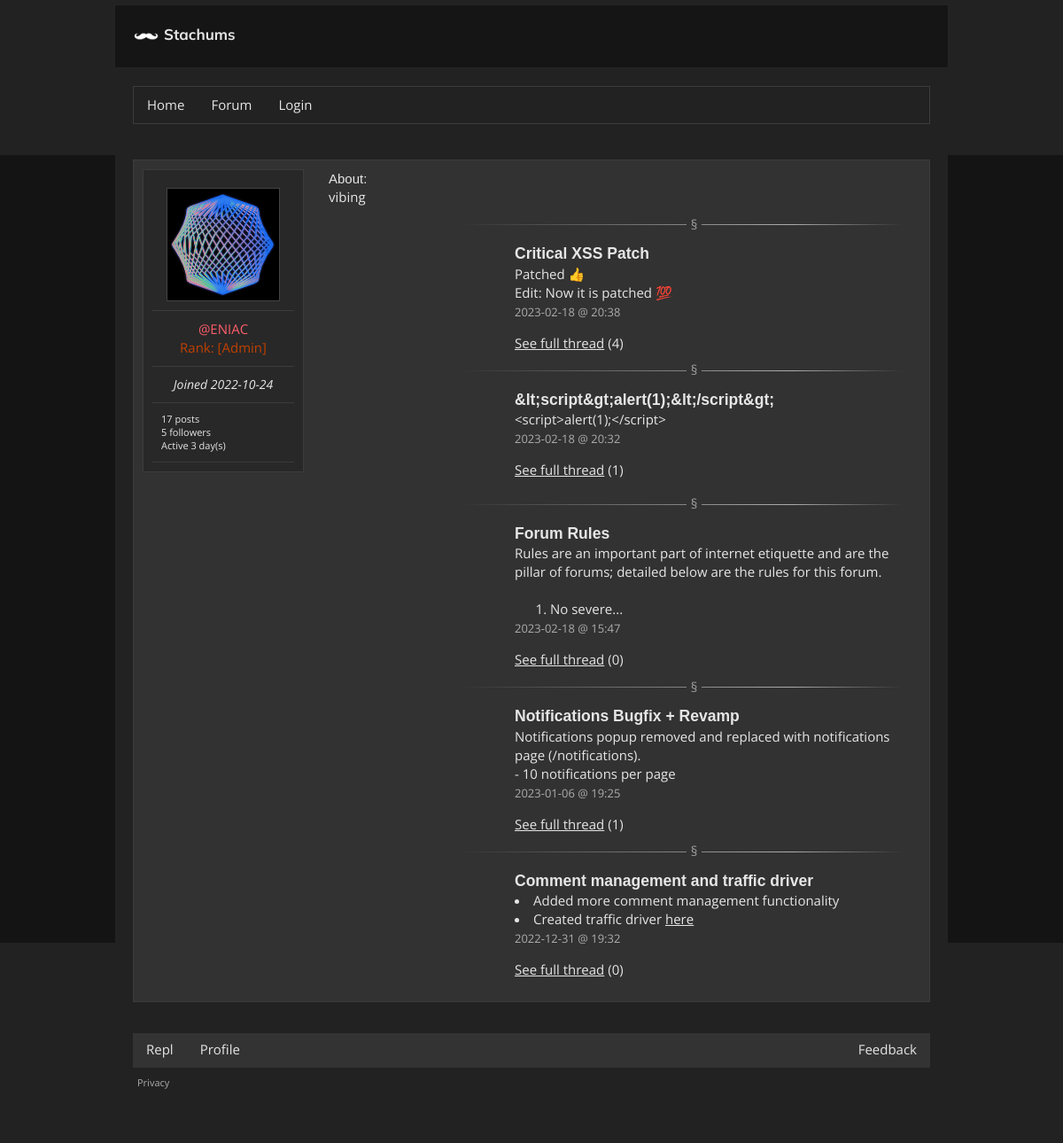
/profile/, run on the app's committed database.
### main.py (models this page shows, shortened)
class User(UserMixin, db.Model):
  id = db.Column(db.Integer, primary_key=True)
  username = db.Column(db.String(80), nullable=False, unique=True)
  description = db.Column(db.String(500), nullable=True)
  email = db.Column(db.String(60), nullable=True, unique=True)
  password = db.Column(db.String(600), nullable=False)
  confirmed = db.Column(db.Boolean(), nullable=False, default=False)
  registered_on = db.Column(db.DateTime,
                            nullable=False,
                            default=datetime.utcnow)
  profile_pic = db.Column(db.String(), default="default.png")
  role = db.Column(db.Integer, db.ForeignKey('role.id'), nullable=False)
  roledata = db.relationship(lambda: Role,
                           uselist=False,
                           overlaps='user,role',
                           viewonly=True)
  admin = db.Column(db.Boolean(), nullable=False, default=False)
  posts = db.relationship('Post', backref='user', lazy=True)
  comments = db.relationship('Comment', backref='user', lazy=True)
  elo = db.Column(db.Integer, default=0)
  following = db.relationship('User',
                              secondary=followers,
                              backref=db.backref('followers', lazy='dynamic'),
                              primaryjoin=(followers.c.follower_id == id),
                              secondaryjoin=(followers.c.followed_id == id),
                              lazy='dynamic')
  notifications = db.relationship('Notification', backref='user', lazy=True)
  last_active = db.Column(db.DateTime,
                            nullable=True,
                            default=datetime.utcnow)
  liked = db.relationship(
    'ContentVote',
    foreign_keys='ContentVote.user_id',
    backref='user', lazy='dynamic')

class Role(db.Model):
  id = db.Column(db.Integer, primary_key=True)
  role_name = db.Column(db.String(150))
  color = db.Column(db.String(8)) #XxXxXx
  users = db.relationship('User', backref='post', lazy=True)

class Post(db.Model):
  id = db.Column(db.Integer, primary_key=True)
  title = db.Column(db.String(200), nullable=False)
  content = db.Column(db.String(3000), nullable=False)
  author_id = db.Column(db.Integer, db.ForeignKey('user.id'), nullable=False)
  author = db.relationship(lambda: User,
                           uselist=False,
                           overlaps='post,user',
                           viewonly=True)
  created_on = db.Column(db.DateTime,
                         nullable=False,
                         default=datetime.utcnow,
                         index=True)
  replies = db.relationship('Comment', backref='post', lazy=True)
  msubtopic = db.Column(db.Integer,
                        db.ForeignKey('subtopic.id'),
                        nullable=False)
  sub = db.relationship(lambda: Subtopic,
                        uselist=False,
                        overlaps='post,subtopic',
                        viewonly=True)
  uuid = db.Column(db.String(40), default=tools.CreateUUID())
  mtag = db.Column(db.Integer, db.ForeignKey('tags.id'), nullable=True)
  tag = db.relationship(lambda: Tags,
                        uselist=False,
                        overlaps='post,tags',
                        viewonly=True)
  anon = db.Column(db.Boolean(), nullable=False, default=False)
  edited_time = db.Column(db.DateTime,
                         nullable=True)
  votes = db.relationship('ContentVote', backref='post', lazy=True)

### main.py (the view)
@app.route("/profile/", defaults={'username': None})
@app.route("/profile/<username>", methods=['GET', 'POST'])
def profile(username):
  user = None
  if username:
    user = User.query.filter_by(username=username).first_or_404()
  elif current_user.is_authenticated:
    user = User.query.filter_by(username=current_user.username).first_or_404()
  else:
    user = User.query.get(1)
  follow_form = FollowForm()
  if current_user.is_authenticated and follow_form.validate_on_submit():
    current_user.follow(user)
  posts = [post for post in user.posts if not post.anon]
  return render_template('profile.html', user=user, follow_form=follow_form, posts=posts)

### main.py (called while the page is built)
@app.before_request
def updateLastActive():
  if not current_user.is_authenticated: return
  global currently_online
  current_user.last_active = datetime.utcnow()
  appendOnline(current_user)
  db.session.commit()

### tools.py (called while the page is built)
def days_between(d1):
    if d1 == None: return "n.d"
    d2 = datetime.datetime.utcnow()
    secs = (d2 - d1).total_seconds()
    mins = math.floor(secs / 60)
    hours = math.floor(mins / 60)
    days = math.floor(hours / 24)
    months = math.floor(days / 30)
    years = math.floor(months / 12)
    if abs(mins) < 6:
        return "Currently online"
    if abs(hours) < 1:
        return 'Active ' + str(round(mins)) + ' minute(s) ago'
    if abs(days) < 1:
        return 'Active ' + str(round(hours)) + ' hour(s)'
    if abs(months) < 1:
        return 'Active ' + str(round(days)) + ' day(s)'
    if abs(years) < 1:
        return 'Active ' + str(round(months)) + ' month(s)'
    if abs(years) > 1:
        return 'Active ' + str(round(years)) + ' year(s)'

### templates/profile.html (shortened to what this page needs)
{% extends 'base.html' %}
{% set active_page = 'profile' %}
{% block main %}
<div class="postData clearfix">
  <div class="userInfo">
  <div class="sep"><img class="profilePicture" src="{{ url_for('static', filename='imgs/user/'+user.profile_pic) }}" alt="Profile Picture"></div>
  <div class="sep"><p class="red name">@{{ user.username }}</p><p class="rank {{ user.roledata.color }}">Rank: [{{ user.roledata.role_name }}]</p></div>
  <div class="sep date"><time>Joined {{ user.registered_on.strftime('%Y-%m-%d') }}</time></div>
  <div class="sep"><p class="description">{{ user.posts|length + user.comments|length }} posts</p><p class="description">{{ user.followers.all()|length }} followers</p><p class="description">{{ daysBetween(user.last_active) }}</p></div>
  </div>
  <div class="message">
    <h4>About:</h4>
    <article><p>{{ user.description }}</p></article>
    <section>
    {% for post in posts[::-1][:5] %}
    <hr>
    <div class="message">
      <h3><strong>{{ post.title }}</strong></h3>
      <article>{% filter markdown %}{{ post.content|safe|truncate(150) }}{% endfilter %}</article>
      <time class="ptime">{{ post.created_on.strftime('%Y-%m-%d @ %H:%M') }}</time>
      <p><a href="{{ url_for('thread', id=post.uuid) }}">See full thread</a> ({{ post.replies|length }})</p>
    </div>
{% endfor %}
      </section>
  </div>
</div>
{% endblock main %}

### static/style.css (style rules this page uses)
:root { --main_color_text: rgb(230, 230, 230); --node_color: #a22f37; --secondary_color: #333; --border_color: rgb(60, 60, 60); --dark_color: #222; }
html, body { height: 100%; width: 100%; overflow-x: hidden; margin: 0; color: var(--main_color_text); background-color: rgb(20, 20, 20); font-family: Verdana, sans-serif; font-family: 'Open Sans', sans-serif; font-size: 15px; -moz-text-size-adjust: 100%; -ms-text-size-adjust: 100%; text-size-adjust: 100%; -webkit-text-size-adjust: 100%; line-height: 1.4; word-wrap: break-word; }
ul { list-style-type: none; margin: 0; padding: 0; }
.red, .content a.red { color: #ff5e6a; }
.content a { color: var(--main_color_text); }
article { white-space: pre-wrap; }
h1, h2, h3, h4, h5, h6 { font-weight: normal; font-family: Arial, Helvetica, sans-serif; }
.userInfo { float: left; width: 160px; min-height: 110px; background-color: rgb(40, 40, 40); padding: 10px; border: 1px solid var(--border_color); }
.postData .message { min-height: 110px; margin-left: 210px; }
.postData .message .ptime { color: #acacac; font-size: 13px; }
.postData { background: rgb(50, 50, 50); border: 1px solid var(--border_color); padding: 10px; max-width:100%; -o-object-fit: contain; object-fit: contain; margin-bottom: 15px; }
.profilePicture { max-width: 90%; max-height: 90%; -o-object-fit: contain; object-fit: contain; border: 1px solid #444; -o-object-fit: cover; object-fit: cover; aspect-ratio: 1; display: block; margin-left: auto; margin-right: auto; }
.sep { border-bottom: 1px solid var(--border_color); padding: 10px; -webkit-box-sizing: border-box; box-sizing: border-box; }
.name { text-align: center; margin: 0; }
.rank { text-align: center; margin: 0; }
.date { text-align: center; font-style: italic; font-size: 14px; }
.description { margin: 0; font-size: 11px; font-weight: normal; }
article ul, ol, h1, h2, h3, h4, h5, h6 { white-space: normal; margin: 0; }
article ul { list-style: inside; }
article p { margin: 0; }
hr { opacity: 0.6; margin: 20px; background-image: linear-gradient(to right, transparent 20%, white 80%, transparent); height: 1px; border: 0px; text-align: center; overflow: visible; }
.mahogany { color: #C04000; }
hr::after { content: "§"; background: var(--secondary_color); display: inline-block; position: relative; top: -0.7em; left: 12.5%; font-size: 15px; padding: 0 5px; }
.clearfix::after { content: ""; clear: both; display: table; }

### data on the page
User: profile_pic (picture), username "ENIAC", registered_on "2022-10-24", last_active "Active 3 day(s)", description "vibing"
Role: roledata.role_name "Admin"
Post: title "Critical XSS Patch", content "Patched 👍 Edit: Now it is patched 💯", created_on "2023-02-18 @ 20:38", replies|length "4"
Post: title "&lt;script&gt;alert(1);&lt;/script&gt;", content "<script>alert(1);</script>", created_on "2023-02-18 @ 20:32", replies|length "1"
Post: title "Forum Rules", content "Rules are an important part of internet etiquette and are the pillar of forums; detailed below are the rules for this forum. No severe...", created_on "2023-02-18 @ 15:47", replies|length "0"
Post: title "Notifications Bugfix + Revamp", content "Notifications popup removed and replaced with notifications page (/notifications). - 10 notifications per page", created_on "2023-01-06 @ 19:25", replies|length "1"
Post: title "Comment management and traffic driver", content "Added more comment management functionality Created traffic driver here", created_on "2022-12-31 @ 19:32", replies|length "0"

### other printed values
{{ settings['website']['name'] }} "Stachums"
{{ user.posts|length + user.comments|length }} "17"
{{ user.followers.all()|length }} "5"
